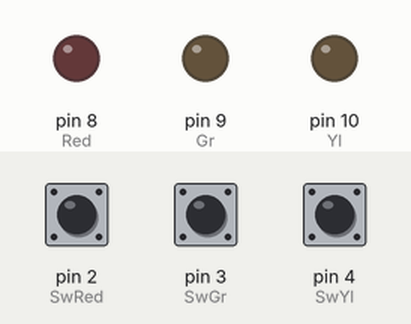
Bench run of a sketch on a simulated Arduino Uno, built with avr-gcc and run on an emulated ATmega328P. Shown: output pins drawn as LEDs (lit = HIGH). Dashed ring = blinking. The inputs (shaded band) are chosen by the test bench; at power-on: pin 3 (SwGr) HIGH, pin 2 (SwRed) HIGH, pin 4 (SwYl) HIGH.

Above: at 1.2 s.
1.3 s: pin 3 (SwGr) pulled LOW for 0.15 s
At 1.8 s:
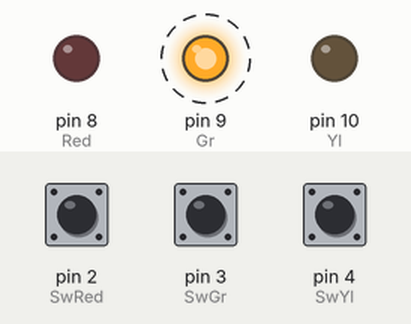
4.4 s: pin 2 (SwRed) pulled LOW for 0.15 s
At 5.1 s:
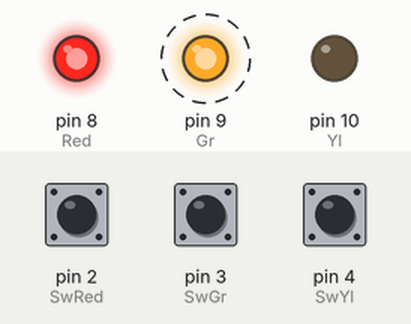
7.4 s: pin 4 (SwYl) pulled LOW for 0.15 s
At 8.9 s:
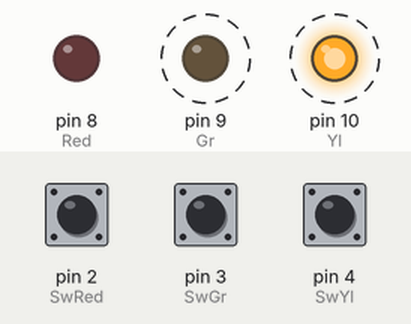
10.4 s: pin 2 (SwRed) pulled LOW for 1 s
At 10.65 s:
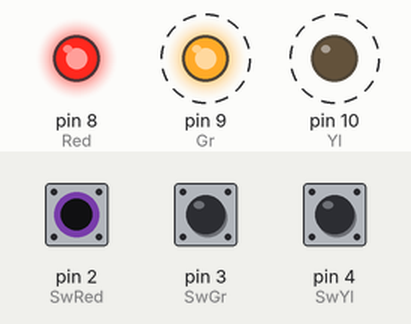
14.4 s: pin 2 (SwRed) pulled LOW for 3.2 s
At 15.6 s:
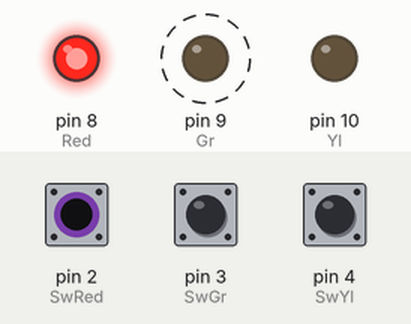
19.1 s: pin 2 (SwRed) driven LOW and pin 4 (SwYl) driven LOW
At 21.7 s:
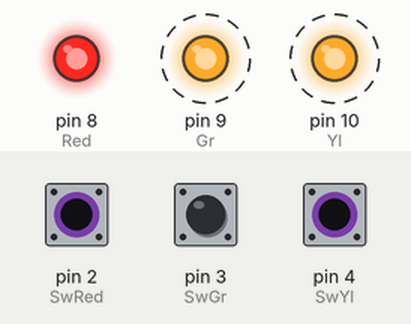
Timing chart, 0 to 23.1 s (numbered marks = the images above; inputs shaded):
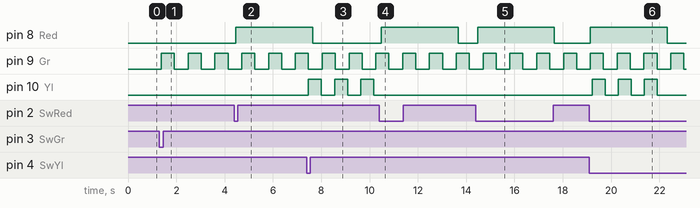

The sketch:

Assign8.ino
```cpp
#include <Arduino_FreeRTOS.h>
#include "queue.h"
#define Red 8
#define SwRed 2
#define Gr 9
#define SwGr 3
#define Yl 10
#define SwYl 4
QueueHandle_t redQ, grQ, ylQ;
void setup()
{
    Serial.begin(9600);
    redQ = xQueueCreate(10, sizeof(bool));
    grQ = xQueueCreate(1, sizeof(bool));
    ylQ = xQueueCreate(1, sizeof(bool));
    xTaskCreate(SendBtRed, "Sender Task Red ", 100, NULL, 1, NULL);
    xTaskCreate(ReceiveRed, "Receiver Task Red", 100, NULL, 1, NULL);
    xTaskCreate(SendBtGr, "Sender Task Gr ", 100, NULL, 1, NULL);
    xTaskCreate(ReceiveGr, "Receiver Task Gr", 100, NULL, 1, NULL);
    xTaskCreate(SendBtYl, "Sender Task Yl ", 100, NULL, 1, NULL);
    xTaskCreate(ReceiveYl, "Receiver Task Yl", 100, NULL, 1, NULL);
}
void SendBtRed(void *pvParameters)
{
    pinMode(SwRed, INPUT_PULLUP);
    bool lastState = false;
    while (1)
    {
        bool state = !digitalRead(SwRed);
        if (!lastState && state)
        {
            xQueueSend(redQ, NULL, 0);
        }
        lastState = state;
    }
}
void SendBtGr(void *pvParameters)
{
    pinMode(SwGr, INPUT_PULLUP);
    bool lastState = false;
    while (1)
    {

        bool state = !digitalRead(SwGr);
        if (!lastState && state)
        {
            xQueueSend(grQ, NULL, 0);
        }
        lastState = state;
    }
}
void SendBtYl(void *pvParameters)
{
    pinMode(SwYl, INPUT_PULLUP);
    bool lastState = false;
    while (1)
    {
        bool state = !digitalRead(SwYl);
        if (!lastState && state)
        {
            xQueueSend(ylQ, NULL, 0);
        }
        lastState = state;
    }
}
void ReceiveRed(void *pvParameters)
{
    pinMode(Red, OUTPUT);
    while (1)
    {
        if (xQueueReceive(redQ, NULL, 0))
        {
            digitalWrite(Red, HIGH);
            vTaskDelay(pdMS_TO_TICKS(3000));
        }
        else
        {
            digitalWrite(Red, LOW);
        }
        vTaskDelay(pdMS_TO_TICKS(100));
    }
}
void ReceiveGr(void *pvParameters)
{
    pinMode(Gr, OUTPUT);
    bool blink = false;
    while (1)
    {
        if (xQueueReceive(grQ, NULL, 0))
        {
            blink = !blink;
        }
        if (blink)
        {
            digitalWrite(Gr, HIGH);
            vTaskDelay(pdMS_TO_TICKS(500));
            digitalWrite(Gr, LOW);
            vTaskDelay(pdMS_TO_TICKS(400));
        }
        vTaskDelay(pdMS_TO_TICKS(100));
    }
}
void ReceiveYl(void *pvParameters)
{
    pinMode(Yl, OUTPUT);
    while (1)
    {
        if (xQueueReceive(ylQ, NULL, 0))
        {
            xQueueSend(ylQ, NULL, 0);
            digitalWrite(Yl, HIGH);
            vTaskDelay(pdMS_TO_TICKS(500));
            digitalWrite(Yl, LOW);
            vTaskDelay(pdMS_TO_TICKS(500));
            digitalWrite(Yl, HIGH);
            vTaskDelay(pdMS_TO_TICKS(500));
            digitalWrite(Yl, LOW);
            vTaskDelay(pdMS_TO_TICKS(500));
            digitalWrite(Yl, HIGH);
            vTaskDelay(pdMS_TO_TICKS(500));
            digitalWrite(Yl, LOW);
            vTaskDelay(pdMS_TO_TICKS(500));
            xQueueReceive(ylQ, NULL, 0);
        }
        vTaskDelay(pdMS_TO_TICKS(100));
    }
}

void loop() {}
```

Measured:
- after the input at 1.3 s, pin 9 (Gr): alternates HIGH for 0.54 s and LOW for 0.57 s, starting after 0.08 s
- after the input at 4.4 s, pin 8 (Red): LOW → HIGH after 0.07 s
- after the input at 7.4 s, pin 10 (Yl): alternates HIGH for 0.54 s and LOW for 0.54 s, starting after 0.07 s
- after the input at 10.4 s, pin 8 (Red): LOW → HIGH after 0.09 s, → LOW 3.2 s later
- after the input at 14.4 s, pin 8 (Red): LOW → HIGH after 0.08 s, → LOW 3.2 s later
- after the input at 19.1 s, pin 8 (Red): LOW → HIGH at once, → LOW 3.2 s later; pin 10 (Yl): alternates HIGH for 0.54 s and LOW for 0.54 s, 6 changes in all, then stays LOW, starting after 0.12 s
